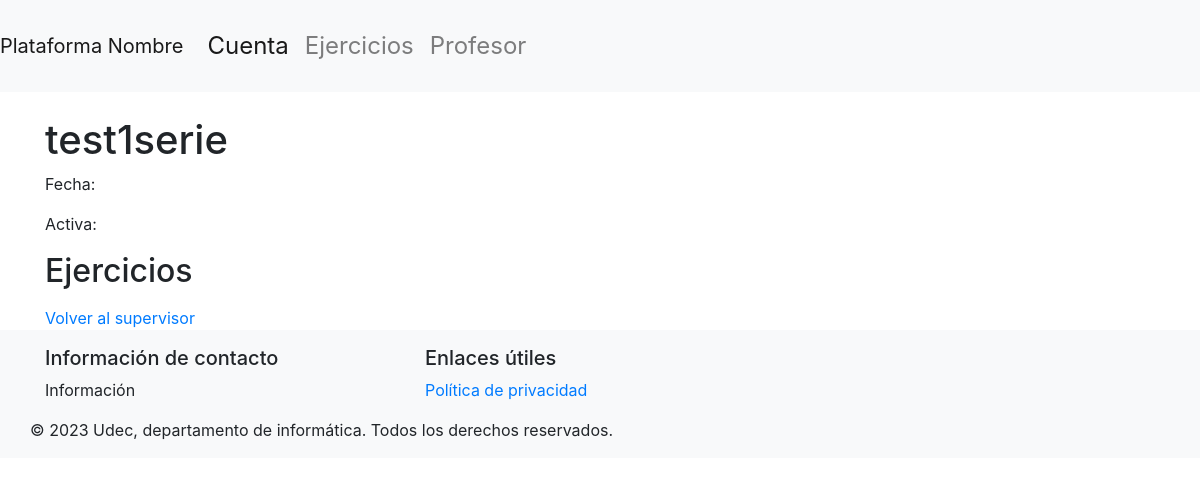
The page /dashDocente/1/serie/1 (signed in) on the database as committed earlier.
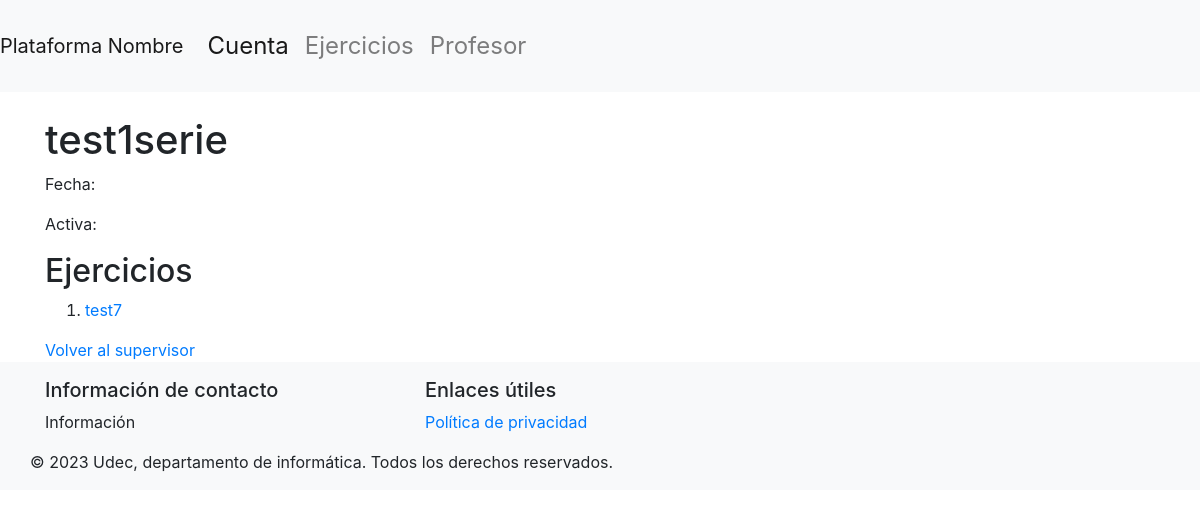
The same page on the database as committed later.
### basedatos/modelos.py (models this page shows, shortened)
class Serie(db.Model):
    id = db.Column(db.Integer, primary_key=True)
    nombre = db.Column(db.String(50), nullable=False)
    ejercicios = db.relationship('Ejercicio', order_by=Ejercicio.id, back_populates='serie')

class Ejercicio(db.Model):
    id = db.Column(db.Integer, primary_key=True)
    nombre = db.Column(db.String(50), nullable=False)
    path_ejercicio = db.Column(db.String(200), nullable=False)
    enunciado = db.Column(db.String(), nullable=False)
    id_serie = db.Column(db.Integer, db.ForeignKey('serie.id'), nullable=False)
    serie = db.relationship('Serie', back_populates='ejercicios')

### main.py (the view)
@app.route('/dashDocente/<int:supervisor_id>/serie/<int:id>')
@login_required
def detallesSeries(supervisor_id, id):
    if not verify_supervisor(supervisor_id):
        flash('No tienes permiso para acceder a este dashboard. Debes ser un Supervisor.', 'danger')
        return redirect(url_for('login'))
    serie = Serie.query.get(id)
    ejercicios = Ejercicio.query.filter_by(id_serie=id).all()
    return render_template('detallesSerie.html', serie=serie, ejercicios=ejercicios, supervisor_id=supervisor_id)

### basedatos/modelos.py (called while the page is built)
    @property
    def is_authenticated(self):
        return True

### main.py (called while the page is built)
@login_manager.user_loader
def load_user(user_id):
    if user_id.startswith("e"):
        user = db.session.get(Estudiante, int(user_id[1:]))
    elif user_id.startswith("s"):
        user = db.session.get(Supervisor, int(user_id[1:]))
    else:
        return None
    return user

def verify_supervisor(supervisor_id):
    if not isinstance(current_user, Supervisor):
        flash('No tienes permiso para acceder a este dashboard. Debes ser un Supervisor.', 'danger')
        return False
    if current_user.id != supervisor_id:
        flash('No tienes permiso para acceder a este dashboard.', 'danger')
        return False
    return True

### templates/detallesSerie.html (shortened to what this page needs)
{% extends "layout.html" %}
{% block content %}
<h1>{{ serie.nombre }}</h1>
<p>Fecha: {{ serie.fecha }}</p>
<p>Activa: {{ serie.activa }}</p>
<h2>Ejercicios</h2>
<ol>
    {% for ejercicio in ejercicios %}
        <li>
            <a href="{{ url_for('detallesEjercicio', supervisor_id=supervisor_id, id=ejercicio.id) }}">{{ ejercicio.nombre }}</a>
        </li>
    {% endfor %}
    </ol>
<a href="{{ url_for('dashDocente', supervisor_id=supervisor_id) }}">Volver al supervisor</a>
{% endblock %}

### templates/layout.html (shortened to what this page needs)
<!doctype html>
<html lang="es">
  <head>
    <link href="{{ url_for('static', filename='css/bootstrap.min.css') }}" rel="stylesheet">
    <link href="{{ url_for('static', filename='css/layout.css') }}" rel="stylesheet">
  </head>
  <body>
    <nav class="navbar navbar-expand-lg navbar-light bg-light">
      <a class="navbar-brand" href="#">Plataforma Nombre</a>
      <div class="collapse navbar-collapse" id="navbarNav">
        <ul class="navbar-nav">
          <li class="nav-item active">
            <a class="nav-link" href="#">Cuenta<span class="sr-only">(current)</span></a>
          </li>
          <li class="nav-item">
            <a class="nav-link" href="#">Ejercicios</a>
          </li>
          <li class="nav-item">
            <a class="nav-link" href="#">Profesor</a>
        </ul>
      </div>
    </nav>
    <main class="container mt-4">
      {% block content %}{% endblock %}
    </main>
    <footer class="footer mt-auto py-3 bg-light">
      <div class="container">
          <div class="row">
              <div class="col-md-4">
                  <h5>Información de contacto</h5>
                  <p>Información
                  </p>
              </div>
              <div class="col-md-4">
                  <h5>Enlaces útiles</h5>
                  <ul class="list-unstyled">
                      <li><a href="#">Política de privacidad</a></li>
                  </ul>
              </div>
              <div class="col-md-4">
          </div>
          <div class="row">
              <div class="col-12 text-center">
                  <p class="mb-0">&copy; 2023 Udec, departamento de informática. Todos los derechos reservados.</p>
              </div>
          </div>
      </div>
    </footer>
  </body>
</html>

### static/css/layout.css (style rules this page uses)
.navbar { transition: 0.5s; font-size: 1.5em; padding: 20px 0; }

Rows that differ between the two databases and show on the page:
added Ejercicio: nombre "test7"
